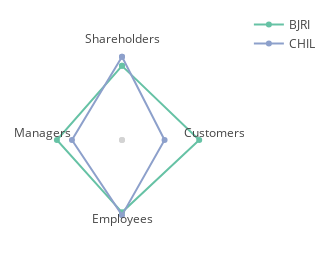

The cell this chart's notebook holds for it:
### Code cell
iplot(four_dict[3])

### Figure 1 — Plotly figure (JSON) as saved in the notebook; plotly's stock layout.template omitted (floating-point values rounded to 4 significant figures)
{"data": [{"type": "scatter"}, {"line": {"color": "#d3d3d3", "dash": "3px"}, "showlegend": false, "type": "scatter", "x": [0, 0], "y": [0, 0]}, {"hoverinfo": "text", "marker": {"color": "#66C2A5"}, "mode": "lines+markers", "name": "BJRI", "text": ["2015 Shareholders 54 %", "2015 Customers 43 %", "2015 Employees 27 %", "2015 Managers 38 %"], "type": "scatter", "x": [0, 0.7911, 0, -0.667, 0], "y": [0.7128, 0, -0.6952, 0, 0.7128]}, {"hoverinfo": "text", "marker": {"color": "#8DA0CB"}, "mode": "lines+markers", "name": "CHIL", "text": ["2016 Shareholders 55 %", "2016 Customers 55 %", "2016 Employees 31 %", "2016 Managers 40 %"], "type": "scatter", "x": [0, 0.4361, 0, -0.5129, 0], "y": [0.8011, 0, -0.7227, 0, 0.8011]}, {"hoverinfo": "none", "line": {"color": "white", "dash": "30px", "shape": "spline"}, "mode": "lines+text", "showlegend": false, "text": ["Shareholders", "Customers", "Employees", "Managers", "Shareholders"], "textposition": "top middle", "type": "scatter", "x": [0, 0.9511, 0, -0.817, 0], "y": [1.501, 0, -0.8227, 0, 0.9011]}], "layout": {"autosize": true, "height": 280, "hovermode": "closest", "margin": {"b": 10, "l": 0, "pad": 0, "r": 0, "t": 10}, "width": 320, "xaxis": {"range": [-1.25, 1.25], "showgrid": false, "showticklabels": false, "zeroline": false}, "yaxis": {"range": [-1.25, 1.25], "showgrid": false, "showticklabels": false, "zeroline": false}}}
